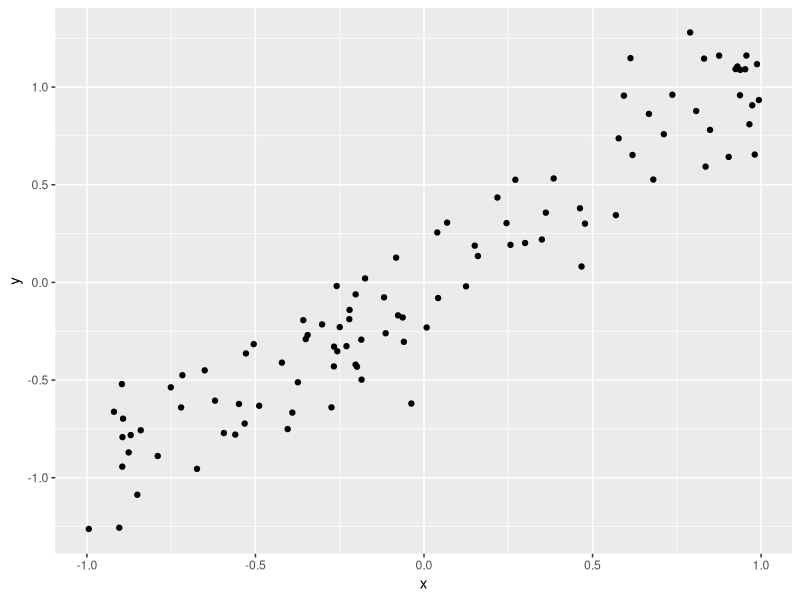
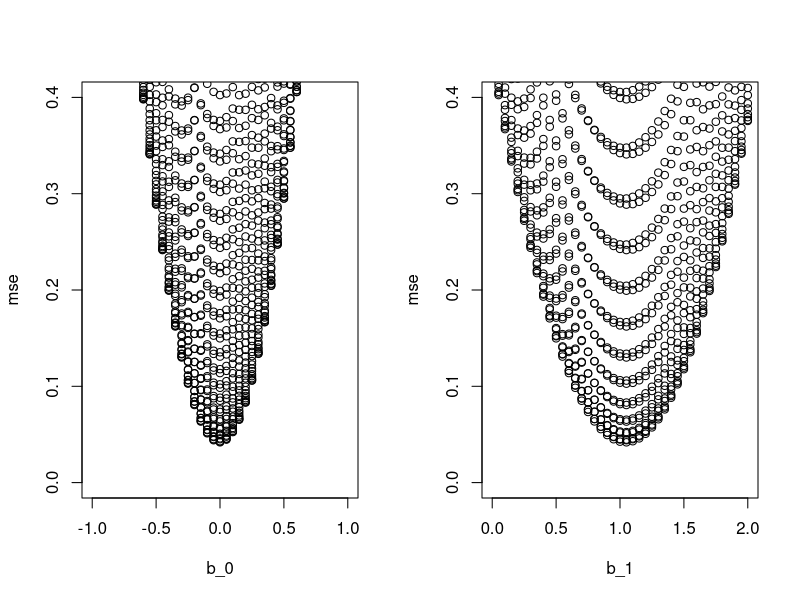
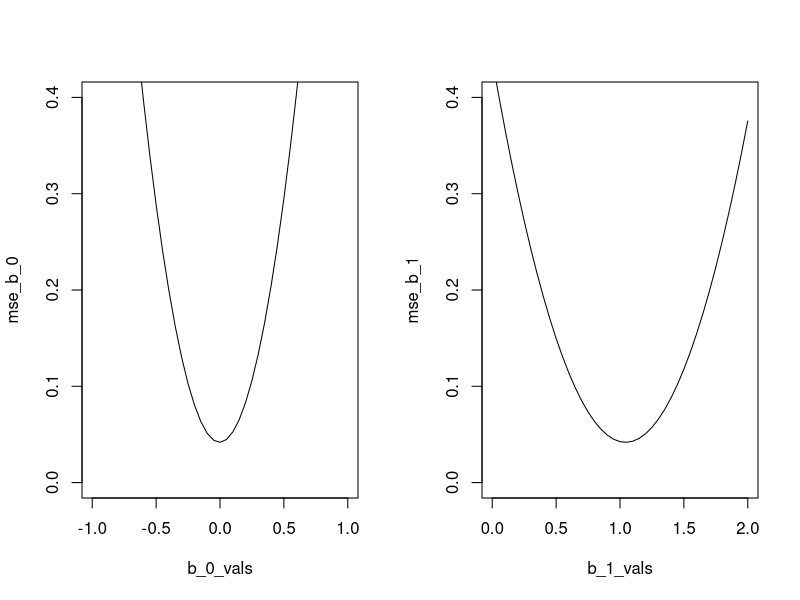
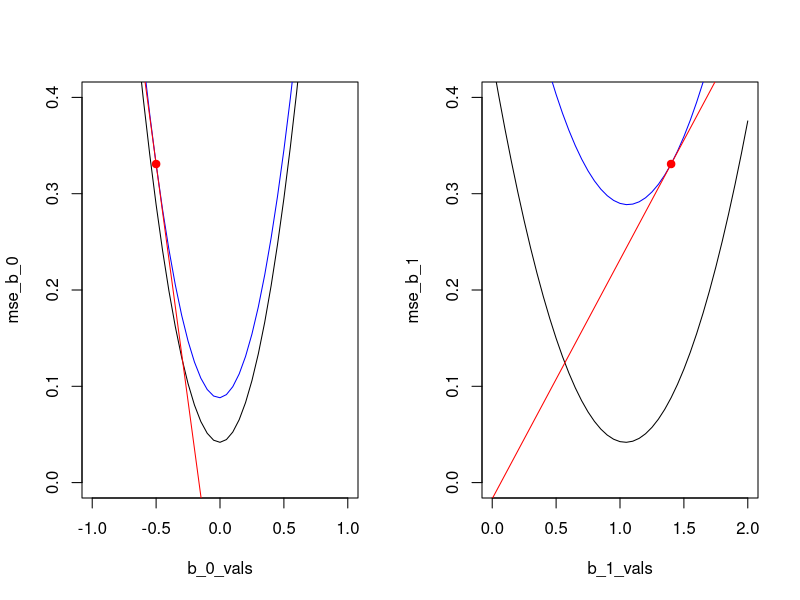
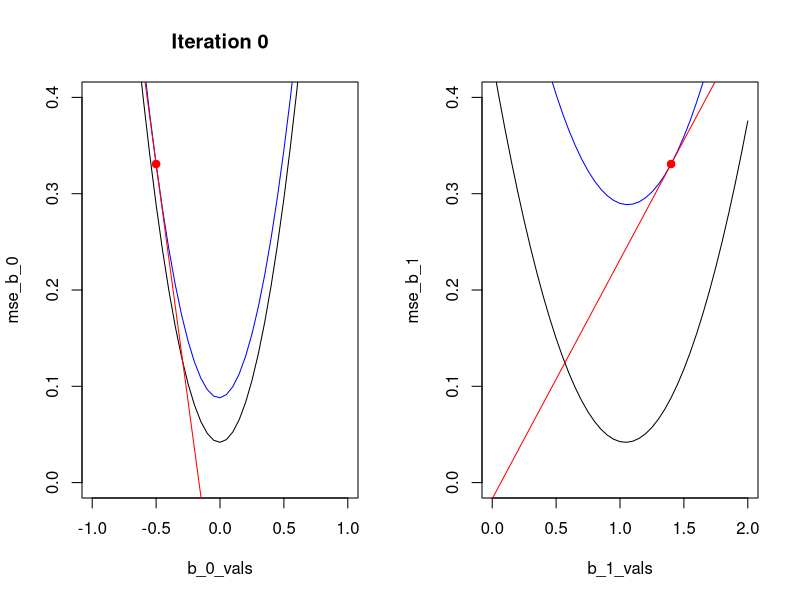
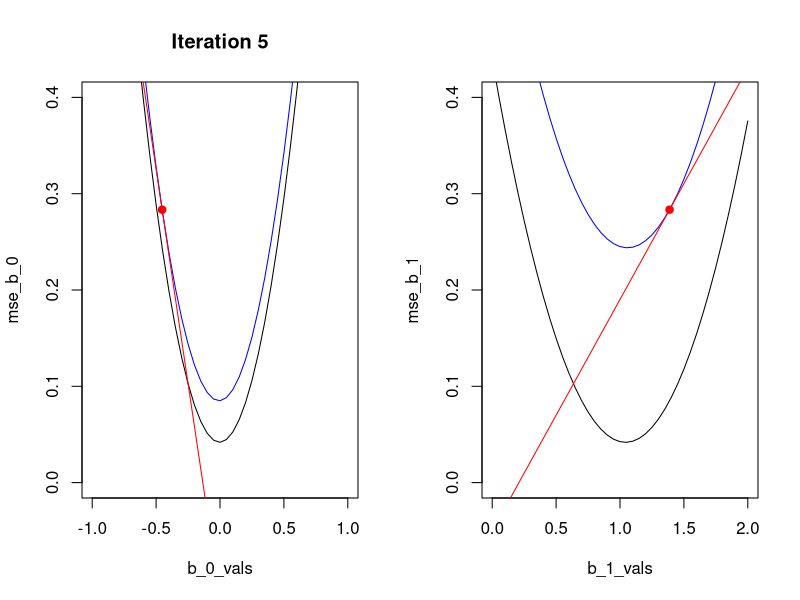
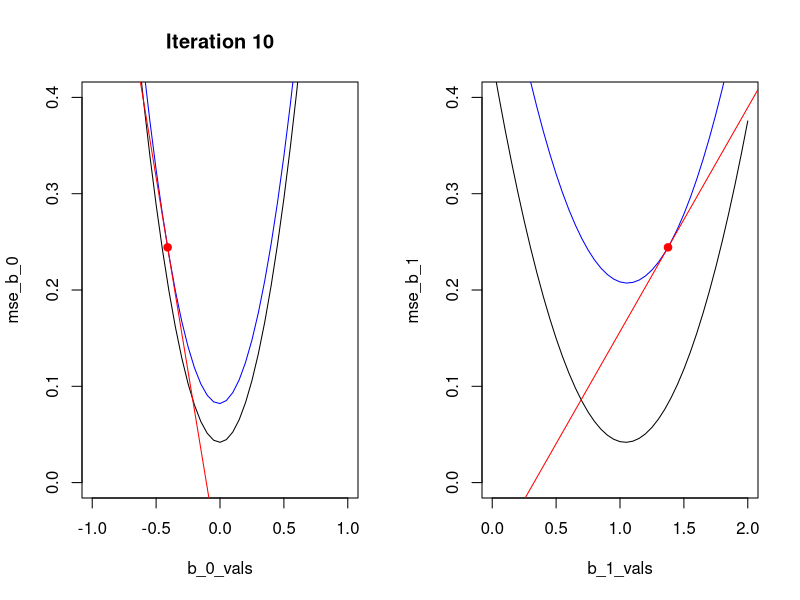
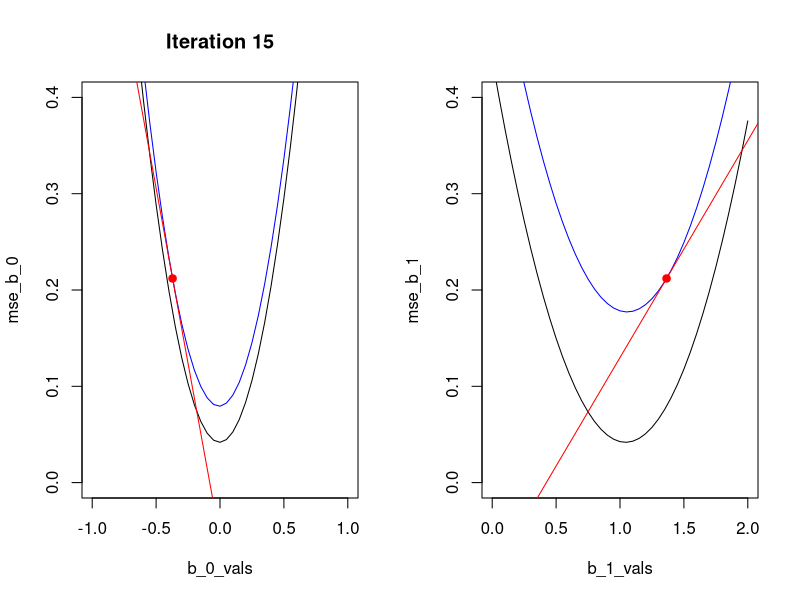

These figures' R source, in order:
#' ---
#' title: "Gradient descent training algorithm"
#' author: Brett Melbourne
#' date: 19 Feb 2024
#' output:
#'     github_document
#' ---

#' Gradient descent illustrated with a simple linear model. This is first draft
#' code with a lot of copy-pasted blocks and quick rudimentary plots that I used
#' to prepare the lecture. I'll clean this up by making functions for repeated
#' components.

#+ results=FALSE, message=FALSE, warning=FALSE
library(ggplot2)

#' Generate some data for a linear model with one x variable. I am making
#' choices here that are good for illustration as the algorithm will converge
#' quickly and convergence is balanced between the parameters. This won't
#' generally be true (e.g. when parameters are on different scales or x is not
#' centered at 0).

set.seed(7362)
b_0 <- 0
b_1 <- 1
n <- 100 #number of data points
x <- runif(n, -1, 1)
y <- rnorm(length(x), mean=b_0 + b_1 * x, sd=0.25)
ggplot(data.frame(x, y)) +
    geom_point(aes(x, y))


#' What does the MSE cost function look like?
#+ cache=TRUE

grid <- expand.grid(b_0 = seq(-1, 1, 0.05), b_1 = seq(0, 2, 0.05))
mse <- rep(NA, nrow(grid))
for ( i in 1:nrow(grid) ) {
    y_pred <- grid$b_0[i] + grid$b_1[i] * x
    mse[i] <- sum((y - y_pred) ^ 2) / n
}
mse_grid <- cbind(grid, mse)

par(mfrow=c(1,2))
with(mse_grid, plot(b_0, mse, ylim=c(0, 0.4)))
with(mse_grid, plot(b_1, mse, ylim=c(0, 0.4)))

#' Looking at just the underside (extracted from output above)
#' PS the underside is the curve for that parameter holding the other at its
#' optimum

b_0_vals <- unique(mse_grid$b_0)
mse_b_0 <- rep(NA, length(b_0_vals))
for ( i in 1:length(b_0_vals) ) {
    mse_b_0[i] <- min(mse_grid[mse_grid$b_0 == b_0_vals[i],"mse"])
}

b_1_vals <- unique(mse_grid$b_1)
mse_b_1 <- rep(NA, length(b_1_vals))
for ( i in 1:length(b_1_vals) ) {
    mse_b_1[i] <- min(mse_grid[mse_grid$b_1 == b_1_vals[i],"mse"])
}
par(mfrow=c(1,2))
plot(b_0_vals, mse_b_0, type="l", ylim=c(0, 0.4))
plot(b_1_vals, mse_b_1, type="l", ylim=c(0, 0.4))


#' Calculate the gradient of the MSE cost function

b_0 <- -0.5
b_1 <- 1.4
y_pred <- b_0 + b_1 * x
r <- y - y_pred
db_1 <- -2 * sum(r * x) / n
db_0 <- -2 * sum(r) / n

#' Plot the gradient

par(mfrow=c(1,2))

grid_b_0 <- seq(-1, 1, 0.05)
mse <- rep(NA, length(grid_b_0))
for ( i in 1:length(grid_b_0) ) {
    y_pred <- grid_b_0[i] + b_1 * x
    mse[i] <- sum((y - y_pred) ^ 2) / n
}
plot(b_0_vals, mse_b_0, type="l", ylim=c(0, 0.4))
lines(grid_b_0, mse, col="blue")
y_pred <- b_0 + b_1 * x
mse <- sum((y - y_pred) ^ 2) / n
points(b_0, mse, col="red", pch=19)
abline(mse - db_0 * b_0, db_0, col="red")

grid_b_1 <- seq(0, 2, 0.05)
mse <- rep(NA, length(grid_b_1))
for ( i in 1:length(grid_b_1) ) {
    y_pred <- b_0 + grid_b_1[i] * x
    mse[i] <- sum((y - y_pred) ^ 2) / n
}
plot(b_1_vals, mse_b_1, type="l", ylim=c(0, 0.4))
lines(grid_b_1, mse, col="blue")
y_pred <- b_0 + b_1 * x
mse <- sum((y - y_pred) ^ 2) / n
points(b_1, mse, col="red", pch=19)
abline(mse - db_1 * b_1, db_1, col="red")


#' Gradient descent algorithm:
#' ```
#' set lambda
#' make initial guess for b_0, b_1
#' for many iterations
#'     find gradient at b_0, b_1
#'     step down: b = b - lambda * gradient(b)
#' print b_0, b_1
#' ```

#' Code this algorithm in R

lambda <- 0.01
b_0 <- -0.5
b_1 <- 1.4
iter <- 10000
for ( i in 1:iter ) {
    # find gradient at b_0, b_1
    y_pred <- b_0 + b_1 * x
    r <- y - y_pred
    db_1 <- -2 * sum(r * x) / n
    db_0 <- -2 * sum(r) / n
    # step down
    b_0 <- b_0 - lambda * db_0
    b_1 <- b_1 - lambda * db_1
}
b_0
b_1

#' Compare to the inbuilt algorithm (a numerical solution)

lm(y~x)


#' Animate the algorithm
#+ cache=TRUE, eval=FALSE

# Pause for the specified number of seconds.
pause <- function( secs ) {
    start_time <- proc.time()
    while ( (proc.time() - start_time)["elapsed"] < secs ) {
        #Do nothing
    }
}

# Function to make gradient plots
make_plots <- function() {
    grid_b_0 <- seq(-1, 1, 0.05)
    mse <- rep(NA, length(grid_b_0))
    for ( i in 1:length(grid_b_0) ) {
        y_pred <- grid_b_0[i] + b_1 * x
        mse[i] <- sum((y - y_pred) ^ 2) / n
    }
    plot(b_0_vals, mse_b_0, type="l", ylim=c(0, 0.4),
         main=paste("Iteration", j))
    lines(grid_b_0, mse, col="blue")
    y_pred <- b_0 + b_1 * x
    mse <- sum((y - y_pred) ^ 2) / n
    points(b_0, mse, col="red", pch=19)
    abline(mse - db_0 * b_0, db_0, col="red")
    
    grid_b_1 <- seq(0, 2, 0.05)
    mse <- rep(NA, length(grid_b_1))
    for ( i in 1:length(grid_b_1) ) {
        y_pred <- b_0 + grid_b_1[i] * x
        mse[i] <- sum((y - y_pred) ^ 2) / n
    }
    plot(b_1_vals, mse_b_1, type="l", ylim=c(0, 0.4))
    lines(grid_b_1, mse, col="blue")
    y_pred <- b_0 + b_1 * x
    mse <- sum((y - y_pred) ^ 2) / n
    points(b_1, mse, col="red", pch=19)
    abline(mse - db_1 * b_1, db_1, col="red")
}

# Gradient descent algorithm with gradient plots
par(mfrow=c(1,2))
epoch <- 100
lambda <- 0.01
b_0 <- -0.5
b_1 <- 1.4
iter <- 1000
for ( j in 0:iter ) {
    # find gradient at b_0, b_1
    y_pred <- b_0 + b_1 * x
    r <- y - y_pred
    db_1 <- -2 * sum(r * x) / n
    db_0 <- -2 * sum(r) / n

    # Make plots
    if ( (j <= 50 & j %% 5 == 0 ) | j %% epoch == 0 ) {
        make_plots()
        pause(1)
    }
    
    # step down
    b_0 <- b_0 - lambda * db_0
    b_1 <- b_1 - lambda * db_1
    
}





#' Boosted linear regression algorithm
#+ cache=TRUE, results=FALSE

# load y, x, xnew
# x and y are already loaded above

# xnew will be a grid of new predictor values on which to form predictions:
xnew  <- data.frame(x=seq(-1, 1, 0.1))

# Parameters
lambda <- 0.01 #Shrinkage/learning rate/descent rate
iter <- 1000

# Set f_hat, r
f_hat <- rep(0, nrow(xnew))
r <- y

mse <- rep(NA, iter) #store MSE to visualize descent
for ( m in 1:iter ) {
#   train model on r and x
    data_m <- data.frame(r, x)
    fit_m <- lm(r ~ x, data=data_m)
#   predict residuals from trained model
    r_hat_m <- predict(fit_m)
#   update residuals (gradient descent)
    r <- r - lambda * r_hat_m
    mse[m] <- sum(r ^ 2) / n
#   predict y increment from trained model
    f_hat_m <- predict(fit_m, newdata=xnew)
#   update prediction
    f_hat <- f_hat + lambda * f_hat_m
#   monitoring
    print(m)
}

# return f_hat
boost_preds <- f_hat
predict(lm(y~x), newdata=xnew)


#' Plot predictions

preds <- cbind(xnew, y_pred=boost_preds)
g <- data.frame(x, y) |> 
    ggplot(aes(x=x, y=y)) +
    geom_point() +
    geom_line(data=preds, aes(x=x, y=y_pred))
g

#' Same as optimal linear regression
g + geom_smooth(method = lm, se = FALSE, col="red", linetype=2)


#' Here's how the algorithm descended the loss function (MSE)

plot(1:iter, mse, xlab="iteration")
